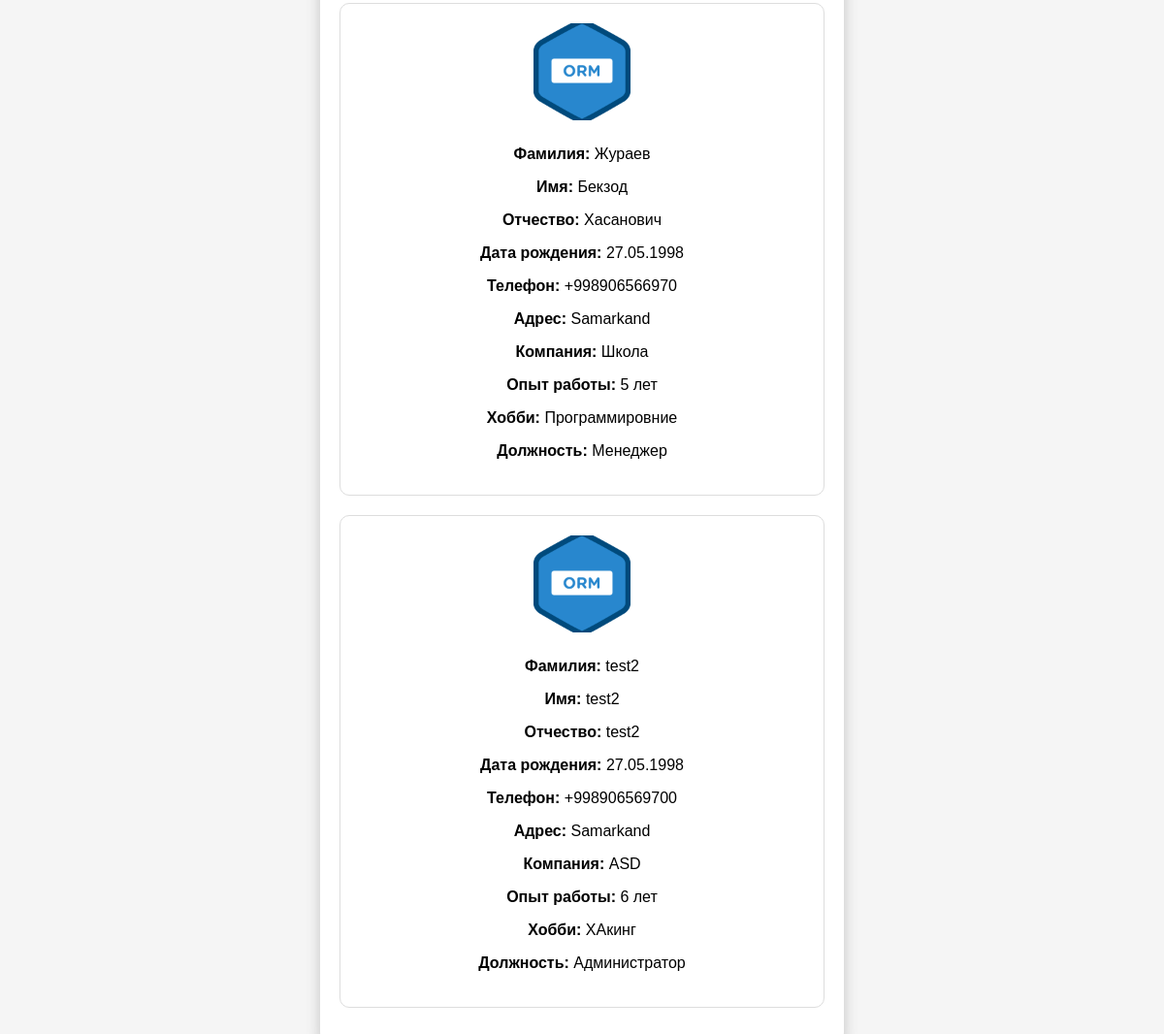
The app's page /staff/ (signed in, lower part), older data.
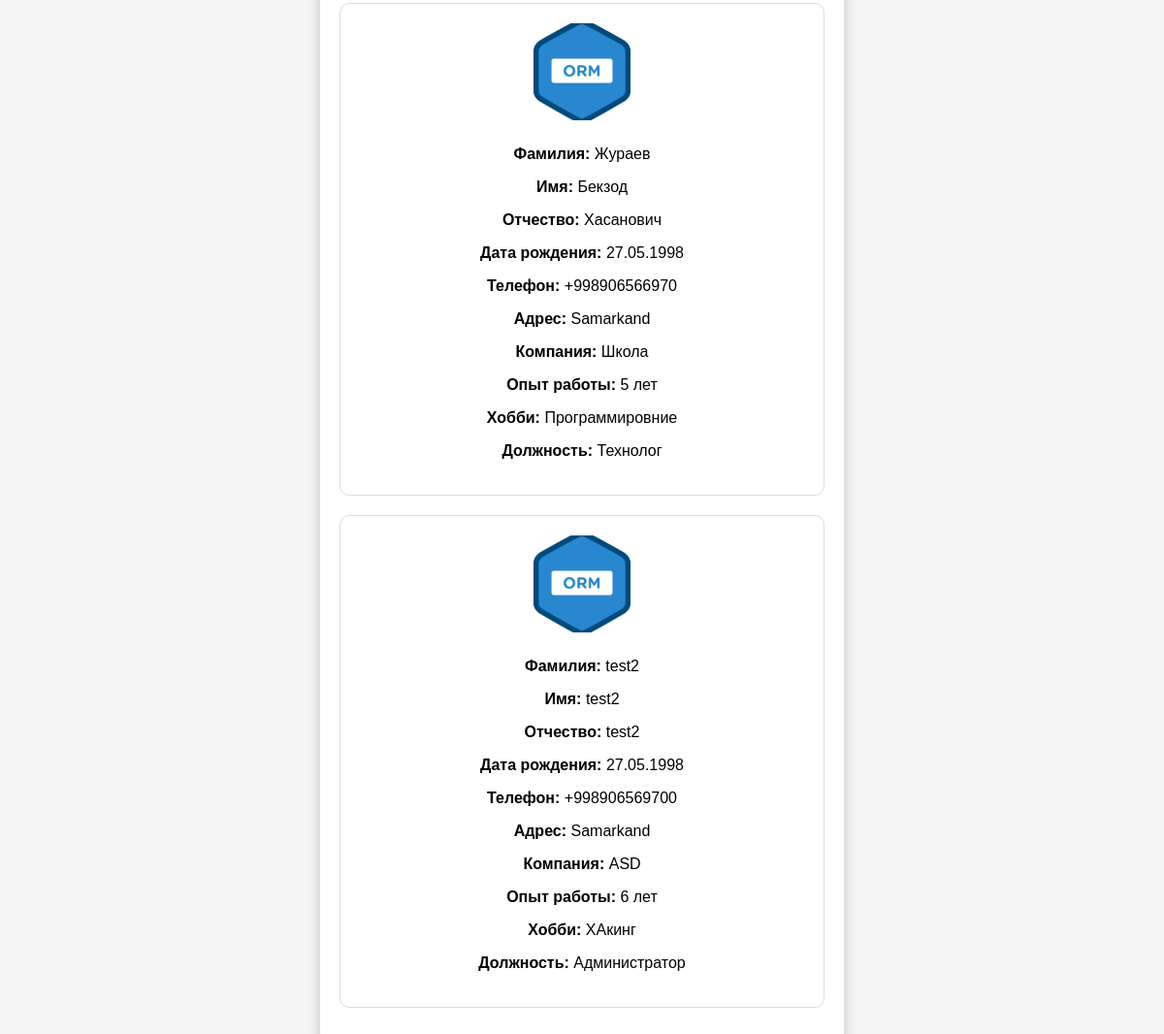
The same page, newer data.
### backend/models.py (models this page shows)
class Profile(models.Model):
    POSITION_CHOICES = [
        ("manager", "Менеджер"),
        ("admin", "Администратор"),
        ("supplier", "Снабженец"),
        ("chief", "Главный ЦЕХа"),
        ("installer", "Установщик"),
        ("technologist", "Технолог"),
        ("designer", "Дизайнер"),
    ]
    username = models.OneToOneField(User, on_delete=models.CASCADE, related_name='profile')
    name = models.CharField(max_length=200, null=True, blank=True, default=None)
    lastname = models.CharField(max_length=200, null=True, blank=True, default=None)
    middle_name = models.CharField(max_length=200, null=True, blank=True, default=None)
    date_birth = models.DateField(null=True, blank=True, default=None)
    phone = PhoneNumberField(blank=True)
    adress = models.CharField(max_length=200,blank=True)
    last_job=models.CharField(max_length=200,blank=True)
    work_exp=models.CharField(max_length=200,blank=True)
    position = models.CharField(max_length=20, choices=POSITION_CHOICES)
    hobby=models.CharField(max_length=60,blank=True)
    photo = models.ImageField(blank=True, upload_to='pictures/')
    approve=models.BooleanField(default=False)

### backend/views.py (the view)
# urls.py: path('staff/',views.Staff.as_view(),name='staff'),
class Staff(LoginRequiredMixin,TemplateView):
   template_name = 'staff.html'
   login_url = reverse_lazy('login')
   def get_context_data(self, *, object_list=None, **kwargs):
      context = super().get_context_data(**kwargs)
      search=self.request.GET.get('search')
      if search:
         context['profile'] = Profile.objects.filter(
            approve=True
         ).filter(
            Q(name__icontains=search) |
            Q(lastname__icontains=search) |
            Q(middle_name__icontains=search)  # Add more fields as necessary
         ).order_by('-id')
      else:
         context['profile'] = Profile.objects.filter(approve=True).order_by('-id')
      return context

### backend/templates/staff.html (shortened to what this page needs)
{% if request.user.profile.approve %}
<!DOCTYPE html>
<html lang="ru">
<head>
</head>
<body>
    <div class="container">
        <div class="applications">
            {% for item in profile %}
            <div class="application">
                <img src="/{{item.photo}}" alt="Фото сотрудника" class="photo-placeholder">
                <div class="info">
                    <p><strong>Фамилия:</strong> {{item.lastname}}</p>
                    <p><strong>Имя:</strong> {{item.name}}</p>
                    <p><strong>Отчество:</strong> {{item.middle_name}}</p>
                    <p><strong>Дата рождения:</strong> {{ item.date_birth|date:"d.m.Y" }}</p>
                    <p><strong>Телефон:</strong> {{item.phone}}</p>
                    <p><strong>Адрес:</strong> {{item.adress}}</p>
                    <p><strong>Компания:</strong> {{item.last_job}}</p>
                    <p><strong>Опыт работы:</strong> {{item.work_exp}}</p>
                    <p><strong>Хобби:</strong> {{item.hobby}}</p>
                    <p><strong>Должность:</strong> {{item.get_position_display }}</p>
                </div>
            </div>
            {% endfor %}
        </div>
    </div>
</body>
</html>
{% else %}
{% include 'waiting.html' %}
{% endif %}

Row changes from the older to the newer data that the page shows:
changed Profile "Жураев": position "Менеджер" → "Технолог"
